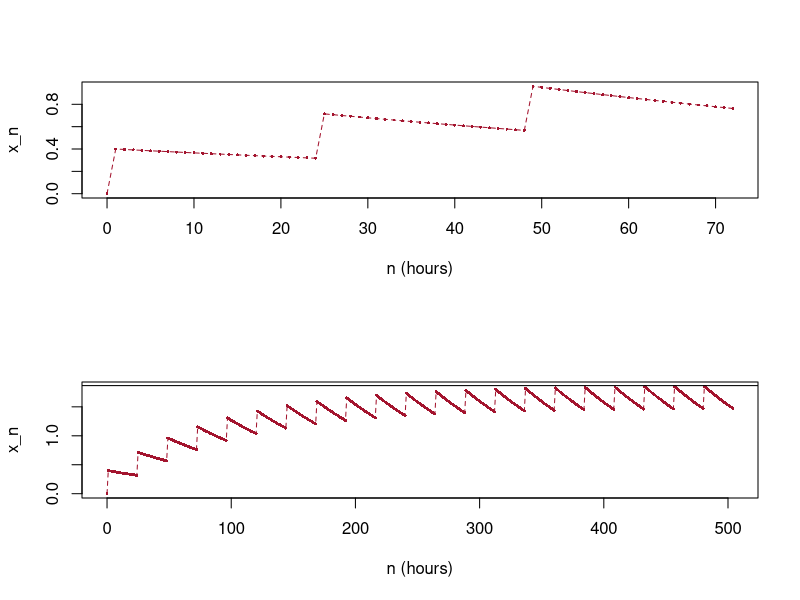

This chart was generated by the following R code:
# Fig. 1.16: Drug level with a daily dose (book, Section 1.2, Eq. 1.23)
# x_{n+1} = a x_n + b_n, b_n = d if n is divisible by 24, otherwise 0;  a = 0.99, d = 0.4, x_0 = 0, n in hours
# (c) 2026 Philipp Kügler · Program for the book "Dynamical Systems in the Life Sciences" · MIT License (see LICENSE)
a <- 0.99; d <- 0.4; x0 <- 0
N <- 504                                 # 21 days
x <- numeric(N + 1)
x[1] <- x0                               # x[1] is x_0
for (k in 1:N) {
  n <- k - 1                             # time step n
  b <- if (n %% 24 == 0) d else 0        # one dose every 24 hours
  x[k + 1] <- a * x[k] + b
}

xmax <- d / (1 - a^24)                   # limit of the peak values
cat(sprintf("x_max = %.4f\n", xmax))
cat(sprintf("peak value after 20 days: x_481 = %.4f\n", x[482]))

rot <- rgb(0.64, 0.08, 0.18)
par(mfrow = c(2, 1))
for (ende in c(73, N + 1)) {
  plot(0:(ende - 1), x[1:ende], type = "o", lty = 2, pch = 16, cex = 0.4, col = rot, xlab = "n (hours)", ylab = "x_n")
  abline(h = xmax)
}
